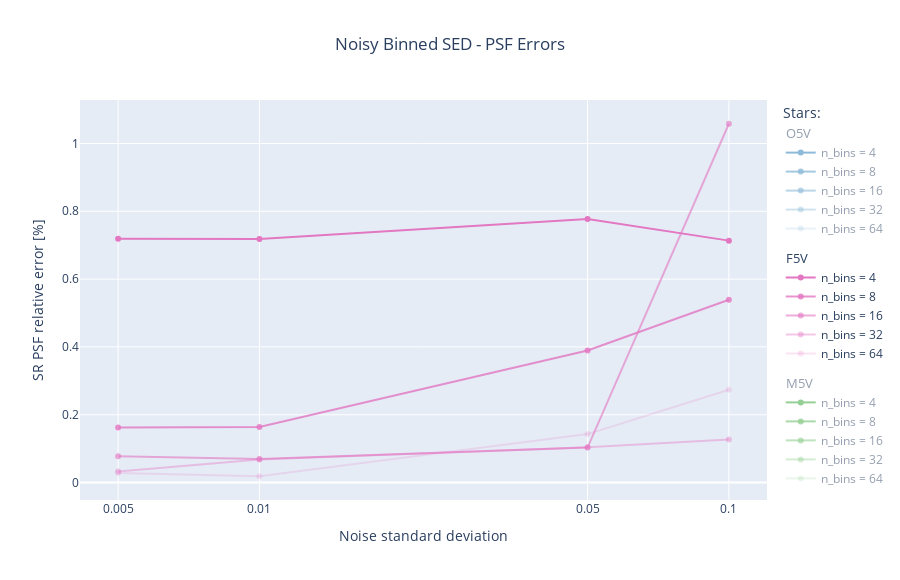

Here is the notebook cell this chart was saved with:
### Code cell
display_stars = [0,6,12]
oppacity_bins_list = [1, 0.8, 0.6, 0.4, 0.2]

colors = plotly.colors.DEFAULT_PLOTLY_COLORS

fig = go.Figure()

for idx, star_id in enumerate(display_stars):
    for bins_id in range(len(n_bins_list)):
        fig.add_trace(go.Scatter(
            legendgroup=SED_name[star_id],
            legendgrouptitle_text=SED_name[star_id],
            x=sigma_list,
            y=rel_rmse_mat_noisy_bins[:,bins_id,star_id],
            name='n_bins = {}'.format(n_bins_list[bins_id]),
            visible=True if idx==1 else 'legendonly',
            line=dict(color='rgba'+colors[np.mod(star_id,10)][3:-1]+', {})'.format(oppacity_bins_list[bins_id])),
        ))

fig.update_xaxes(tickvals=sigma_list, title_text="Noise standard deviation", type="log")
fig.update_yaxes(title_text="SR PSF relative error [%]")
fig.update_layout(legend_title_text='Stars:', title={'text':'Noisy Binned SED - PSF Errors', 'x':0.5}, width=900, height=580)

fig.write_image('../outputs/plots/noisy_bins_errors_xsigma.pdf', engine='kaleido')
fig.show()

### Figure 1 — Plotly figure (JSON) as saved in the notebook; plotly's stock layout.template omitted (floating-point values rounded to 4 significant figures)
{"data": [{"legendgroup": "O5V", "legendgrouptitle": {"text": "O5V"}, "line": {"color": "rgba(31, 119, 180, 1)"}, "name": "n_bins = 4", "type": "scatter", "visible": "legendonly", "x": [0.1, 0.05, 0.01, 0.005], "y": [1.187, 1.387, 1.095, 1.148]}, {"legendgroup": "O5V", "legendgrouptitle": {"text": "O5V"}, "line": {"color": "rgba(31, 119, 180, 0.8)"}, "name": "n_bins = 8", "type": "scatter", "visible": "legendonly", "x": [0.1, 0.05, 0.01, 0.005], "y": [0.4295, 0.3687, 0.3399, 0.3156]}, {"legendgroup": "O5V", "legendgrouptitle": {"text": "O5V"}, "line": {"color": "rgba(31, 119, 180, 0.6)"}, "name": "n_bins = 16", "type": "scatter", "visible": "legendonly", "x": [0.1, 0.05, 0.01, 0.005], "y": [0.1282, 0.4375, 0.1307, 0.1001]}, {"legendgroup": "O5V", "legendgrouptitle": {"text": "O5V"}, "line": {"color": "rgba(31, 119, 180, 0.4)"}, "name": "n_bins = 32", "type": "scatter", "visible": "legendonly", "x": [0.1, 0.05, 0.01, 0.005], "y": [0.4107, 0.06133, 0.08313, 0.04279]}, {"legendgroup": "O5V", "legendgrouptitle": {"text": "O5V"}, "line": {"color": "rgba(31, 119, 180, 0.2)"}, "name": "n_bins = 64", "type": "scatter", "visible": "legendonly", "x": [0.1, 0.05, 0.01, 0.005], "y": [0.1314, 0.1796, 0.03126, 0.02324]}, {"legendgroup": "F5V", "legendgrouptitle": {"text": "F5V"}, "line": {"color": "rgba(227, 119, 194, 1)"}, "name": "n_bins = 4", "type": "scatter", "visible": true, "x": [0.1, 0.05, 0.01, 0.005], "y": [0.7135, 0.7772, 0.7186, 0.7188]}, {"legendgroup": "F5V", "legendgrouptitle": {"text": "F5V"}, "line": {"color": "rgba(227, 119, 194, 0.8)"}, "name": "n_bins = 8", "type": "scatter", "visible": true, "x": [0.1, 0.05, 0.01, 0.005], "y": [0.539, 0.3896, 0.1637, 0.1627]}, {"legendgroup": "F5V", "legendgrouptitle": {"text": "F5V"}, "line": {"color": "rgba(227, 119, 194, 0.6)"}, "name": "n_bins = 16", "type": "scatter", "visible": true, "x": [0.1, 0.05, 0.01, 0.005], "y": [1.058, 0.1033, 0.0692, 0.07769]}, {"legendgroup": "F5V", "legendgrouptitle": {"text": "F5V"}, "line": {"color": "rgba(227, 119, 194, 0.4)"}, "name": "n_bins = 32", "type": "scatter", "visible": true, "x": [0.1, 0.05, 0.01, 0.005], "y": [0.1272, 0.1043, 0.06777, 0.03296]}, {"legendgroup": "F5V", "legendgrouptitle": {"text": "F5V"}, "line": {"color": "rgba(227, 119, 194, 0.2)"}, "name": "n_bins = 64", "type": "scatter", "visible": true, "x": [0.1, 0.05, 0.01, 0.005], "y": [0.2739, 0.143, 0.01865, 0.02834]}, {"legendgroup": "M5V", "legendgrouptitle": {"text": "M5V"}, "line": {"color": "rgba(44, 160, 44, 1)"}, "name": "n_bins = 4", "type": "scatter", "visible": "legendonly", "x": [0.1, 0.05, 0.01, 0.005], "y": [1.633, 0.3317, 0.401, 0.4372]}, {"legendgroup": "M5V", "legendgrouptitle": {"text": "M5V"}, "line": {"color": "rgba(44, 160, 44, 0.8)"}, "name": "n_bins = 8", "type": "scatter", "visible": "legendonly", "x": [0.1, 0.05, 0.01, 0.005], "y": [0.9299, 0.1677, 0.2439, 0.1313]}, {"legendgroup": "M5V", "legendgrouptitle": {"text": "M5V"}, "line": {"color": "rgba(44, 160, 44, 0.6)"}, "name": "n_bins = 16", "type": "scatter", "visible": "legendonly", "x": [0.1, 0.05, 0.01, 0.005], "y": [0.745, 0.1353, 0.04985, 0.01941]}, {"legendgroup": "M5V", "legendgrouptitle": {"text": "M5V"}, "line": {"color": "rgba(44, 160, 44, 0.4)"}, "name": "n_bins = 32", "type": "scatter", "visible": "legendonly", "x": [0.1, 0.05, 0.01, 0.005], "y": [0.2634, 0.08602, 0.08583, 0.04227]}, {"legendgroup": "M5V", "legendgrouptitle": {"text": "M5V"}, "line": {"color": "rgba(44, 160, 44, 0.2)"}, "name": "n_bins = 64", "type": "scatter", "visible": "legendonly", "x": [0.1, 0.05, 0.01, 0.005], "y": [0.09942, 0.1244, 0.03182, 0.006276]}], "layout": {"height": 580, "legend": {"title": {"text": "Stars:"}}, "title": {"text": "Noisy Binned SED - PSF Errors", "x": 0.5}, "width": 900, "xaxis": {"tickvals": [0.1, 0.05, 0.01, 0.005], "title": {"text": "Noise standard deviation"}, "type": "log"}, "yaxis": {"title": {"text": "SR PSF relative error [%]"}}}}
